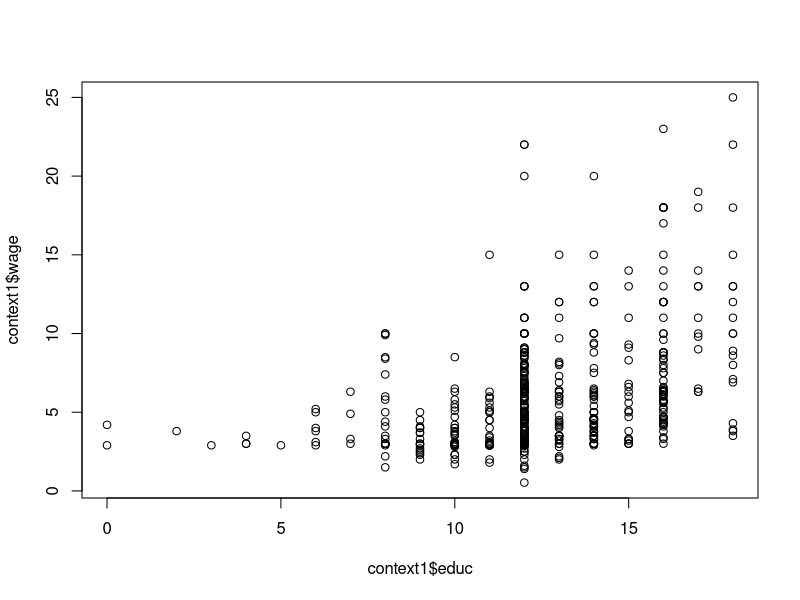

Reproduce this figure in R.
###############################################################
# Title:        ps1.r
# Author:       Apurva Agrawal
# Date:         2017-09-11
# Description:  Turn-in product for problem set 1
###############################################################


#Clear Environment
rm(list=ls(all=TRUE))

#Import Package
library(data.table)

#Import data
context1 <- fread("WAGE1.csv")

#############################
# Data description from WAGE1_labels.txt
#---------------------------------------------------------------------------------------------------
# storage   display    value
# variable name   type    format     label      variable label
#---------------------------------------------------------------------------------------------------
#  wage            float   %8.2g                 average hourly earnings
#  educ            byte    %8.0g                 years of education
#  exper           byte    %8.0g                 years potential experience
#  tenure          byte    %8.0g                 years with current employer
#  nonwhite        byte    %8.0g                 =1 if nonwhite
#  female          byte    %8.0g                 =1 if female
#  married         byte    %8.0g                 =1 if married
#  numdep          byte    %8.0g                 number of dependents
#  smsa            byte    %8.0g                 =1 if live in SMSA
#  northcen        byte    %8.0g                 =1 if live in north central U.S
#  south           byte    %8.0g                 =1 if live in southern region
#  west            byte    %8.0g                 =1 if live in western region
#  construc        byte    %8.0g                 =1 if work in construc. indus.
#  ndurman         byte    %8.0g                 =1 if in nondur. manuf. indus.
#  trcommpu        byte    %8.0g                 =1 if in trans, commun, pub ut
#  trade           byte    %8.0g                 =1 if in wholesale or retail
#  services        byte    %8.0g                 =1 if in services indus.
#  profserv        byte    %8.0g                 =1 if in prof. serv. indus.
#  profocc         byte    %8.0g                 =1 if in profess. occupation
#  clerocc         byte    %8.0g                 =1 if in clerical occupation
#  servocc         byte    %8.0g                 =1 if in service occupation
#---------------------------------------------------------------------------------------------------
##########################################

#Summary Statistics
summary(context1)

# Plot for observation purpose only
plot(context1$educ,context1$wage)

#New variable as log(wage)
lwage=log(context1$wage)

# eq 1
# wage(i)=B0 + B1*educ(i) +e(i)
model1 <- lm(wage~educ,data=context1)

# eq 2
# wage(i)=B0 + B1*educ(i) +B2*exper(i) +B3*tenure(i) +e(i)
model2 <- lm(wage~educ+exper+tenure,data=context1)

# eq 3
# lwage(i)=B0 + B1*educ(i) +B2*exper(i) +B3*tenure(i) +e(i)
model3 <- lm(lwage~educ+exper+tenure,data=context1)

# SUMMARY OF MODELS

summary(model1)
#Call:
#lm(formula = wage ~ educ, data = context1)
#
#Residuals:
#  Min      1Q  Median      3Q     Max 
#
#Coefficients:
#               Estimate Std. Error t value Pr(>|t|)    
#  (Intercept) -0.93389    0.68769  -1.358    0.175    
#  educ         0.54470    0.05346  10.189   <2e-16 ***
#  ---
#  Signif. codes:  0 '***' 0.001 '**' 0.01 '*' 0.05 '.' 0.1 ' ' 1
#
#Residual standard error: 3.392 on 524 degrees of freedom
#Multiple R-squared:  0.1654,	Adjusted R-squared:  0.1638 
#F-statistic: 103.8 on 1 and 524 DF,  p-value: < 2.2e-16

summary(model2)
#Call:
#  lm(formula = wage ~ educ + exper + tenure, data = context1)
#
#Residuals:
#  Min      1Q  Median      3Q     Max 
#-7.6498 -1.7708 -0.6407  1.2051 14.7201 
#
#Coefficients:
#      Estimate Std. Error t value Pr(>|t|)    
#  (Intercept) -2.91354    0.73172  -3.982 7.81e-05 ***
#  educ         0.60268    0.05148  11.708  < 2e-16 ***
#  exper        0.02252    0.01210   1.861   0.0633 .  
#  tenure       0.17002    0.02173   7.825 2.83e-14 ***
# ---
#  Signif. codes:  0 '***' 0.001 '**' 0.01 '*' 0.05 '.' 0.1 ' ' 1
#
#Residual standard error: 3.096 on 522 degrees of freedom
#Multiple R-squared:  0.3072,	Adjusted R-squared:  0.3032 
#F-statistic: 77.15 on 3 and 522 DF,  p-value: < 2.2e-16

summary(model3)
#Call:
#  lm(formula = lwage ~ educ + exper + tenure, data = context1)
#
#Residuals:
#  Min       1Q   Median       3Q      Max 
#-2.05911 -0.29563 -0.03302  0.28590  1.42657 
#
#Coefficients:
#              Estimate Std. Error t value Pr(>|t|)    
#  (Intercept) 0.282635   0.104331   2.709  0.00697 ** 
#  educ        0.092256   0.007340  12.569  < 2e-16 ***
#  exper       0.004137   0.001726   2.397  0.01687 *  
#  tenure      0.022112   0.003098   7.138 3.19e-12 ***
#  ---
#  Signif. codes:  0 '***' 0.001 '**' 0.01 '*' 0.05 '.' 0.1 ' ' 1
#
#Residual standard error: 0.4415 on 522 degrees of freedom
#Multiple R-squared:  0.3165,	Adjusted R-squared:  0.3125 
#F-statistic: 80.56 on 3 and 522 DF,  p-value: < 2.2e-16


# INTERPRETATIONS:

# =>  Putting the coeeficients from summary of model1 into eq 1, we get:
#        wage(i)=  -0.93389 + 0.54470 *educ(i) +e(i)
# =>  Putting the coeeficients from summary of model2 into eq 2, we get:
#        wage(i)=  -2.91354 + 0.60268 *educ(i) + 0.02252*exper(i) + 0.17002*tenure(i) +e(i)
# =>  Putting the coeeficients from summary of model3 into eq 3, we get:
#        lwage(i)=  0.282635 + 0.092256 *educ(i) + 0.004137*exper(i) + 0.022112*tenure(i) +e(i)
#        For interpretation, getting coefficients from model3 into percentage form
         coef(model3)*100 
#                  (Intercept)        educ       exper      tenure 
#                  28.2634948   9.2256203   0.4136804   2.2111673    ---> (%)


# a. Interpret the estimated coefficient on educ from model1 (eq 1).
#
#     An increase of 2 years in education is associated with an increase in average hourly
#     wage of the worker by 1 unit.
#
# b. Interpret the estimated coefficient on educ from model2 (eq 2).
#     
#     An increase of 2 years in education is associated with an icrease in average hourly
#     wage of worker by 1.2 units, controlling for years of potenitial experience and
#     years with current employer.
#
# c. Interpret the estimated coefficient on exper from model2 (eq 2).
# 
#     An increase of 5 years in potential experience is associated with an increase 
#     in average hourly wage of the worker by 0.1 unit, controlling for years of education 
#     and years with current employer.
#
# d. Interpret the estimated coefficient on tenure from model2 (eq 2).
#
#     An increase of 5 years under the current employer are associated with an increase
#     in average hourly wage of the worker by 0.85 units, controlling for years of education
#     and years of potential experience.
#
# e. Interpret the estimated intercept from model2 (eq 2).
#
#    With no education, no potential experience and no experience with the current employer,
#    the model predicts the average hourly wage of the worker to be 2.9 units.
#
# f. Interpret the estimated coefficient on educ from model3 (eq 3).
#
#     An increase of 2 years in education is associated with a 18% increase in the average
#     hourly wage of the worker, controlling for years of potential experience and years with
#     current employer.
#
# g. Interpret the estimated coefficient on exper from model3 (eq 3).
#
#    An increase of 5 years in potential experience is associated with a 2% increase in
#    average hourly wage of the worker, controlling for years of education and years with 
#    the current employer.
#
# h. Interpret the estimated coefficient on tenure from model3 (eq 3).
#
#    An increase of 5 years with the current employer is associated with a 10% increase in 
#    avearage hourly wage of the worker, controlling for years of education and years of 
#    potential experience.
